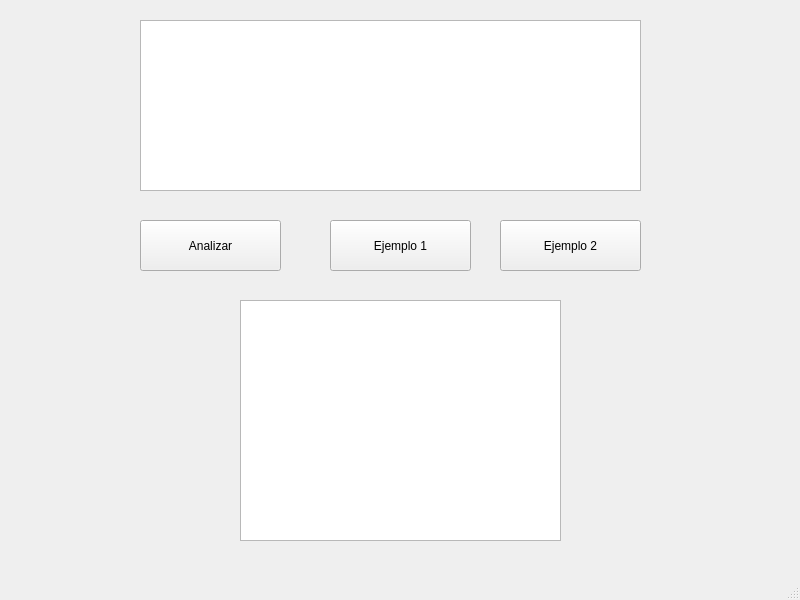
<?xml version="1.0" encoding="UTF-8"?>
<ui version="4.0">
 <class>MainWindow</class>
 <widget class="QMainWindow" name="MainWindow">
  <property name="geometry">
   <rect>
    <x>0</x>
    <y>0</y>
    <width>800</width>
    <height>600</height>
   </rect>
  </property>
  <property name="windowTitle">
   <string>MainWindow</string>
  </property>
  <widget class="QWidget" name="centralwidget">
   <widget class="QPushButton" name="pushButton">
    <property name="geometry">
     <rect>
      <x>140</x>
      <y>220</y>
      <width>141</width>
      <height>51</height>
     </rect>
    </property>
    <property name="text">
     <string>Analizar</string>
    </property>
   </widget>
   <widget class="QTextEdit" name="textEdit">
    <property name="geometry">
     <rect>
      <x>140</x>
      <y>20</y>
      <width>501</width>
      <height>171</height>
     </rect>
    </property>
   </widget>
   <widget class="QTableWidget" name="tableWidget">
    <property name="geometry">
     <rect>
      <x>240</x>
      <y>300</y>
      <width>321</width>
      <height>241</height>
     </rect>
    </property>
   </widget>
   <widget class="QPushButton" name="pushButton_2">
    <property name="geometry">
     <rect>
      <x>330</x>
      <y>220</y>
      <width>141</width>
      <height>51</height>
     </rect>
    </property>
    <property name="text">
     <string>Ejemplo 1</string>
    </property>
   </widget>
   <widget class="QPushButton" name="pushButton_3">
    <property name="geometry">
     <rect>
      <x>500</x>
      <y>220</y>
      <width>141</width>
      <height>51</height>
     </rect>
    </property>
    <property name="text">
     <string>Ejemplo 2</string>
    </property>
   </widget>
  </widget>
  <widget class="QMenuBar" name="menubar">
   <property name="geometry">
    <rect>
     <x>0</x>
     <y>0</y>
     <width>800</width>
     <height>21</height>
    </rect>
   </property>
  </widget>
  <widget class="QStatusBar" name="statusbar"/>
 </widget>
 <resources/>
 <connections/>
</ui>
